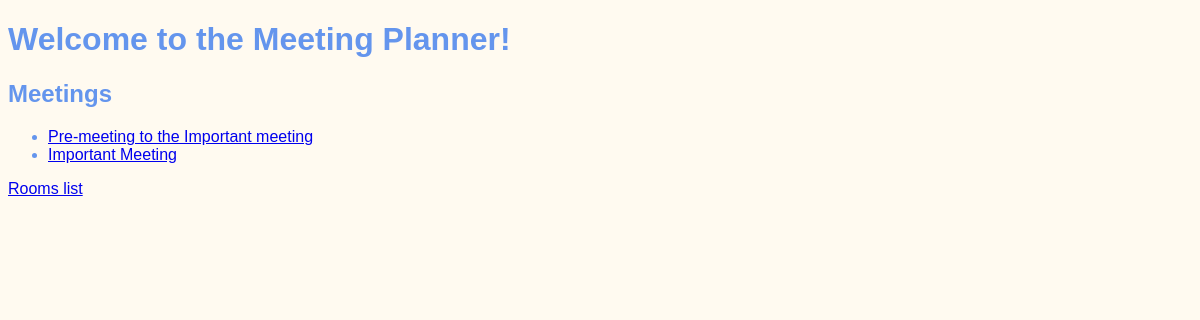
Before: / with the older database file.
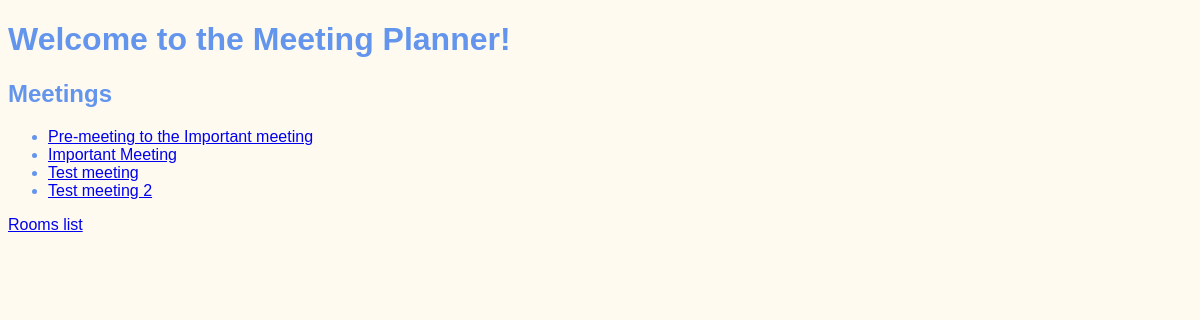
After: the same page with the newer database file.
### meetings/models.py (models this page shows, shortened)
class Meeting(models.Model):
    title = models.CharField(max_length=200)
    date = models.DateField()
    start_time = models.TimeField(default=time(9))
    duration = models.IntegerField(default=1)
    room = models.ForeignKey(Room, on_delete=models.CASCADE)
    detail = models.CharField(max_length=100, default="Provide meeting details...")
    objects = models.Manager()

### website/views.py (the view)
# urls.py: path('', welcome, name='home'),
def welcome(request):
    return render(request, "website/welcome.html", {
        "meetings": Meeting.objects.all()
    })

### website/templates/website/welcome.html (shortened to what this page needs)
{% extends "base.html" %}
{% block content %}
    <h1>Welcome to the Meeting Planner!</h1>
        <h2>Meetings</h2>
        <ul>
            {% for meeting in meetings %}
                <li>
                    <a href="{% url 'detail' meeting.id %}">
                        {{ meeting.title }}
                    </a>
                </li>
            {% endfor %}
        </ul>
        <a href="{% url 'rooms' %}">Rooms list</a>
{% endblock %}

Changed rows visible on the page:
added Meeting: title "Test meeting"
added Meeting: title "Test meeting 2"
